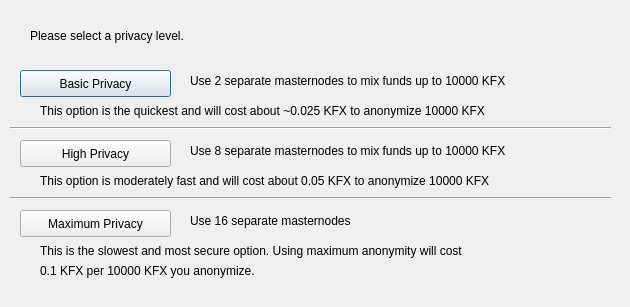
<?xml version="1.0" encoding="UTF-8"?>
<ui version="4.0">
 <class>ObfuscationConfig</class>
 <widget class="QDialog" name="ObfuscationConfig">
  <property name="geometry">
   <rect>
    <x>0</x>
    <y>0</y>
    <width>630</width>
    <height>307</height>
   </rect>
  </property>
  <property name="windowTitle">
   <string>Configure Obfuscation</string>
  </property>
  <widget class="QPushButton" name="buttonBasic">
   <property name="geometry">
    <rect>
     <x>20</x>
     <y>70</y>
     <width>151</width>
     <height>27</height>
    </rect>
   </property>
   <property name="text">
    <string>Basic Privacy</string>
   </property>
  </widget>
  <widget class="QPushButton" name="buttonHigh">
   <property name="geometry">
    <rect>
     <x>20</x>
     <y>140</y>
     <width>151</width>
     <height>27</height>
    </rect>
   </property>
   <property name="text">
    <string>High Privacy</string>
   </property>
  </widget>
  <widget class="QPushButton" name="buttonMax">
   <property name="geometry">
    <rect>
     <x>20</x>
     <y>210</y>
     <width>151</width>
     <height>27</height>
    </rect>
   </property>
   <property name="text">
    <string>Maximum Privacy</string>
   </property>
  </widget>
  <widget class="QLabel" name="label">
   <property name="geometry">
    <rect>
     <x>30</x>
     <y>20</y>
     <width>571</width>
     <height>31</height>
    </rect>
   </property>
   <property name="text">
    <string>Please select a privacy level.</string>
   </property>
  </widget>
  <widget class="QLabel" name="label_2">
   <property name="geometry">
    <rect>
     <x>190</x>
     <y>70</y>
     <width>421</width>
     <height>21</height>
    </rect>
   </property>
   <property name="text">
    <string>Use 2 separate masternodes to mix funds up to 10000 KFX</string>
   </property>
  </widget>
  <widget class="QLabel" name="label_3">
   <property name="geometry">
    <rect>
     <x>190</x>
     <y>140</y>
     <width>411</width>
     <height>21</height>
    </rect>
   </property>
   <property name="text">
    <string>Use 8 separate masternodes to mix funds up to 10000 KFX</string>
   </property>
  </widget>
  <widget class="QLabel" name="label_4">
   <property name="geometry">
    <rect>
     <x>190</x>
     <y>210</y>
     <width>421</width>
     <height>21</height>
    </rect>
   </property>
   <property name="text">
    <string>Use 16 separate masternodes</string>
   </property>
  </widget>
  <widget class="QLabel" name="label_6">
   <property name="geometry">
    <rect>
     <x>40</x>
     <y>100</y>
     <width>561</width>
     <height>21</height>
    </rect>
   </property>
   <property name="text">
    <string>This option is the quickest and will cost about ~0.025 KFX to anonymize 10000 KFX</string>
   </property>
  </widget>
  <widget class="QLabel" name="label_7">
   <property name="geometry">
    <rect>
     <x>40</x>
     <y>170</y>
     <width>561</width>
     <height>21</height>
    </rect>
   </property>
   <property name="text">
    <string>This option is moderately fast and will cost about 0.05 KFX to anonymize 10000 KFX</string>
   </property>
  </widget>
  <widget class="QLabel" name="label_8">
   <property name="geometry">
    <rect>
     <x>40</x>
     <y>240</y>
     <width>561</width>
     <height>21</height>
    </rect>
   </property>
   <property name="text">
    <string>This is the slowest and most secure option. Using maximum anonymity will cost</string>
   </property>
  </widget>
  <widget class="QLabel" name="label_9">
   <property name="geometry">
    <rect>
     <x>40</x>
     <y>260</y>
     <width>561</width>
     <height>21</height>
    </rect>
   </property>
   <property name="text">
    <string>0.1 KFX per 10000 KFX you anonymize.</string>
   </property>
  </widget>
  <widget class="Line" name="line">
   <property name="geometry">
    <rect>
     <x>10</x>
     <y>120</y>
     <width>601</width>
     <height>16</height>
    </rect>
   </property>
   <property name="orientation">
    <enum>Qt::Horizontal</enum>
   </property>
  </widget>
  <widget class="Line" name="line_2">
   <property name="geometry">
    <rect>
     <x>10</x>
     <y>190</y>
     <width>601</width>
     <height>16</height>
    </rect>
   </property>
   <property name="orientation">
    <enum>Qt::Horizontal</enum>
   </property>
  </widget>
 </widget>
 <resources/>
 <connections/>
</ui>
